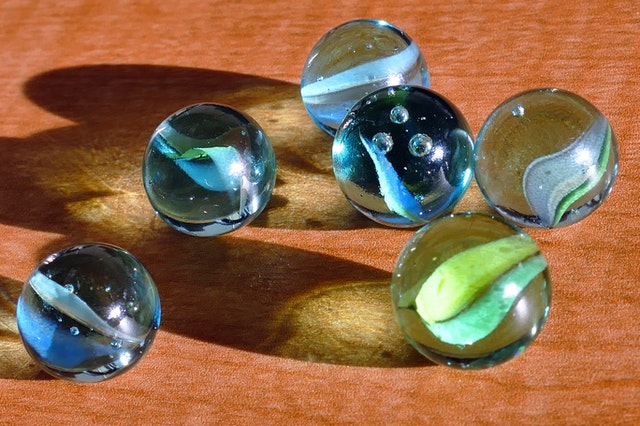
#> input picture images/balls.jpg, 640 x 426 px, found by its file name
$ python histogram-1.py
#> lines starting #> are read from the running program, lines starting #| are printed output that depends on the picture
import cv2 as cv
import numpy as np
import matplotlib.pyplot as plt

img = cv.imread(r'images\balls.jpg')
#> img is the input picture: shape (426, 640, 3); mean B, G, R 71.6, 102.9, 140.8
img0 = cv.cvtColor(img, cv.COLOR_BGR2GRAY)
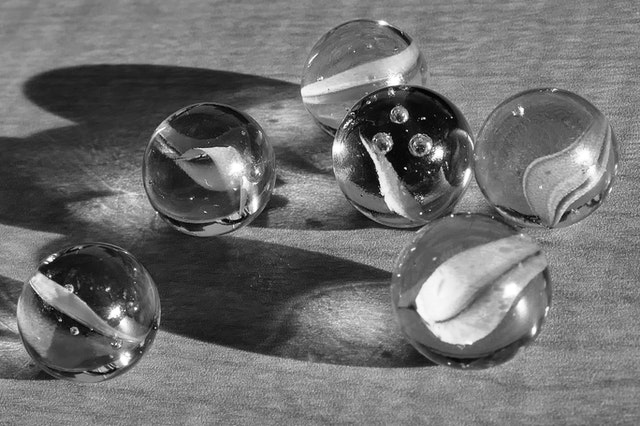
#> img0: shape (426, 640); min 0, max 255, mean 110.7

color = ('b','g','r')

for i, col in enumerate(color):
    histr = cv.calcHist([img], [i], None, [256], [0,256])
    plt.plot(histr, color=col)
    plt.xlim([0,256])

plt.show()
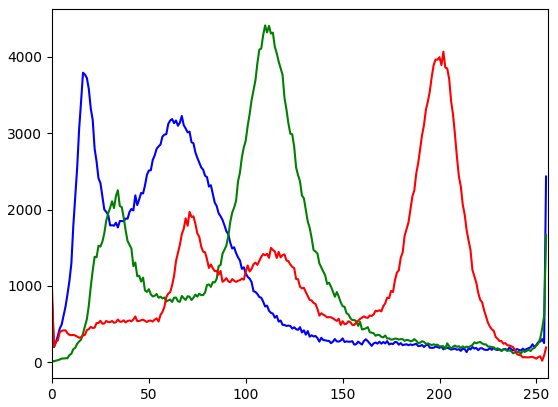
#> figure drawn by matplotlib, 1 panel; curve peaks at x = 16, y = 3791; curve peaks at x = 110, y = 4411; curve peaks at x = 202, y = 4067
